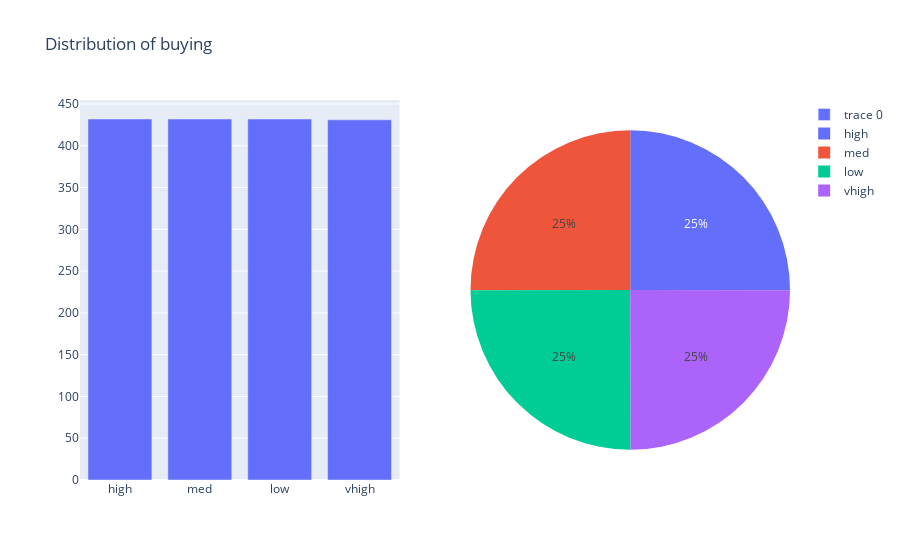
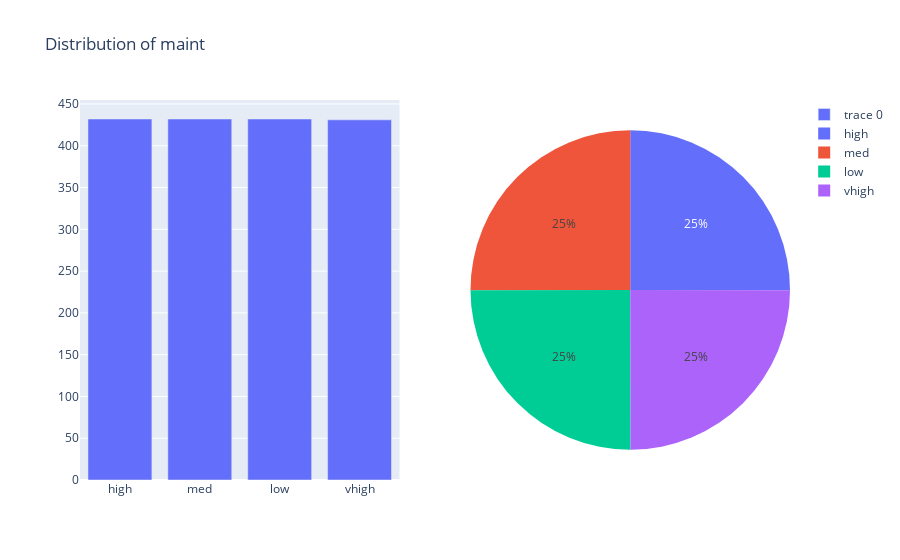
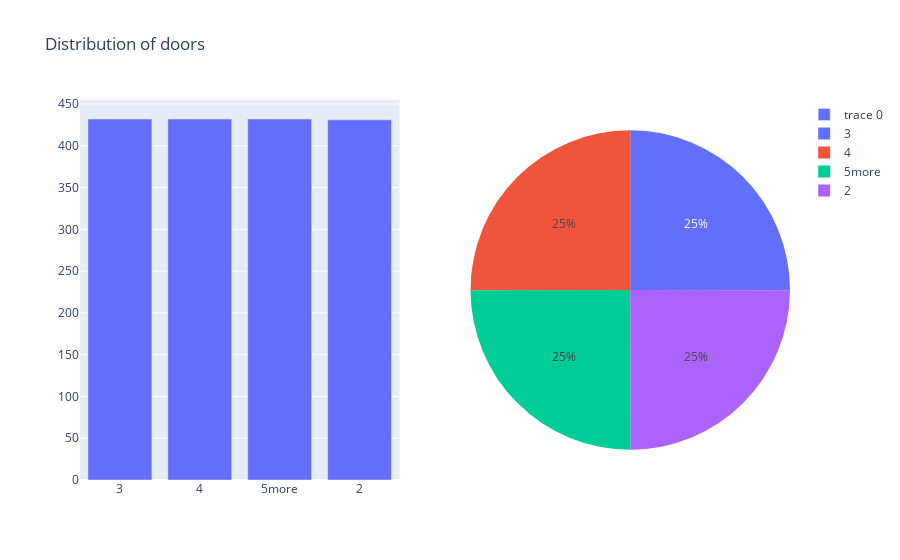
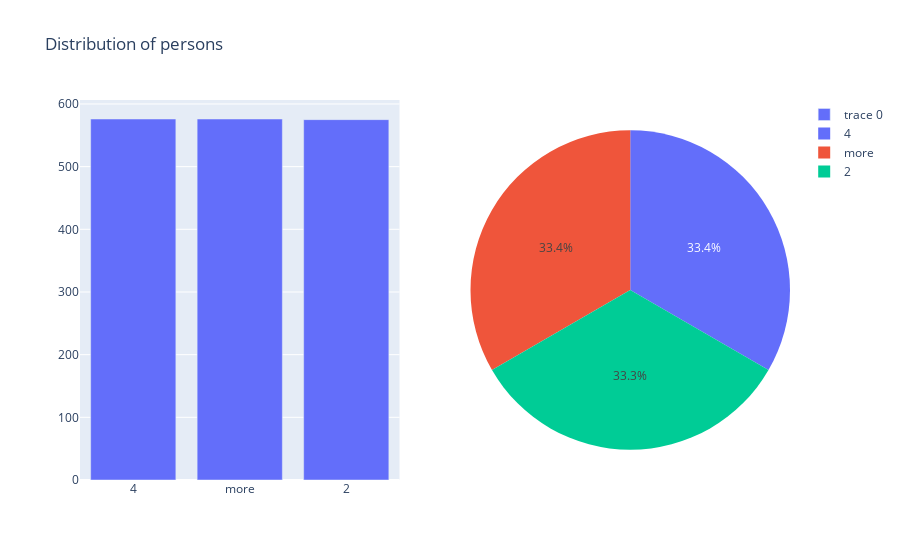

The notebook cell saved with these charts, in order:
### Code cell
for col in data.columns:
    count =data[col].value_counts()
    x = count.index
    y = count.values
    print(count)
    fig = sp.make_subplots(rows=1 , cols=2 ,specs=[[{'type':'xy'}, {'type':'domain'}]])
    fig.add_trace(go.Bar(x= x, y= y) , row=1 , col=1)
    fig.add_trace(go.Pie(labels=x, values=y), row=1, col=2)

    fig.update_layout(title_text=f"Distribution of {data[col].name}")
    fig.show()
    print("*"*50)

### Figure 1 — Plotly figure (JSON) as saved in the notebook; plotly's stock layout.template omitted (floating-point values rounded to 4 significant figures)
{"data": [{"type": "bar", "x": ["high", "med", "low", "vhigh"], "xaxis": "x", "y": [432, 432, 432, 431], "yaxis": "y"}, {"domain": {"x": [0.55, 1], "y": [0, 1]}, "labels": ["high", "med", "low", "vhigh"], "type": "pie", "values": [432, 432, 432, 431]}], "layout": {"title": {"text": "Distribution of buying"}, "xaxis": {"anchor": "y", "domain": [0, 0.45]}, "yaxis": {"anchor": "x", "domain": [0, 1]}}}

### Figure 2 — Plotly figure (JSON) as saved in the notebook; plotly's stock layout.template omitted (floating-point values rounded to 4 significant figures)
{"data": [{"type": "bar", "x": ["high", "med", "low", "vhigh"], "xaxis": "x", "y": [432, 432, 432, 431], "yaxis": "y"}, {"domain": {"x": [0.55, 1], "y": [0, 1]}, "labels": ["high", "med", "low", "vhigh"], "type": "pie", "values": [432, 432, 432, 431]}], "layout": {"title": {"text": "Distribution of maint"}, "xaxis": {"anchor": "y", "domain": [0, 0.45]}, "yaxis": {"anchor": "x", "domain": [0, 1]}}}

### Figure 3 — Plotly figure (JSON) as saved in the notebook; plotly's stock layout.template omitted (floating-point values rounded to 4 significant figures)
{"data": [{"type": "bar", "x": ["3", "4", "5more", "2"], "xaxis": "x", "y": [432, 432, 432, 431], "yaxis": "y"}, {"domain": {"x": [0.55, 1], "y": [0, 1]}, "labels": ["3", "4", "5more", "2"], "type": "pie", "values": [432, 432, 432, 431]}], "layout": {"title": {"text": "Distribution of doors"}, "xaxis": {"anchor": "y", "domain": [0, 0.45]}, "yaxis": {"anchor": "x", "domain": [0, 1]}}}

### Figure 4 — Plotly figure (JSON) as saved in the notebook; plotly's stock layout.template omitted (floating-point values rounded to 4 significant figures)
{"data": [{"type": "bar", "x": ["4", "more", "2"], "xaxis": "x", "y": [576, 576, 575], "yaxis": "y"}, {"domain": {"x": [0.55, 1], "y": [0, 1]}, "labels": ["4", "more", "2"], "type": "pie", "values": [576, 576, 575]}], "layout": {"title": {"text": "Distribution of persons"}, "xaxis": {"anchor": "y", "domain": [0, 0.45]}, "yaxis": {"anchor": "x", "domain": [0, 1]}}}
